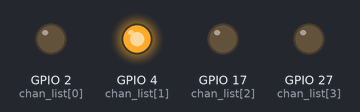
Recording of a program running on a simulated Raspberry Pi (BCM pin numbers). Shown: output pins drawn as LEDs (lit = HIGH). At 2.0 s the program stops and its outputs stay as they are.

Above: at 0.1 s.
At 2.1 s:
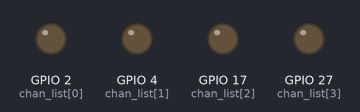
Timing chart, 0 to 3.5 s (numbered marks = the images above):
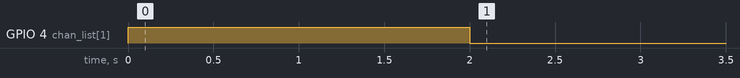

The program:

3.g.py
```python
# -*- coding: utf-8 -*-
# 指定针脚输出，用来测定led灯的输出
import RPi.GPIO as GPIO
import time

GPIO.setmode(GPIO.BCM)
GPIO.setwarnings(False)

chan_list = [2,4,17,27]
GPIO.setup(chan_list, GPIO.OUT)

GPIO.output(17,0)
GPIO.output(27,0)
GPIO.output(2,0)
GPIO.output(4,1)
time.sleep(2)
GPIO.cleanup()
```

Measured:
- by itself, GPIO 4 (chan_list[1]): LOW → HIGH at 0.00 s, → LOW 2.0 s later
